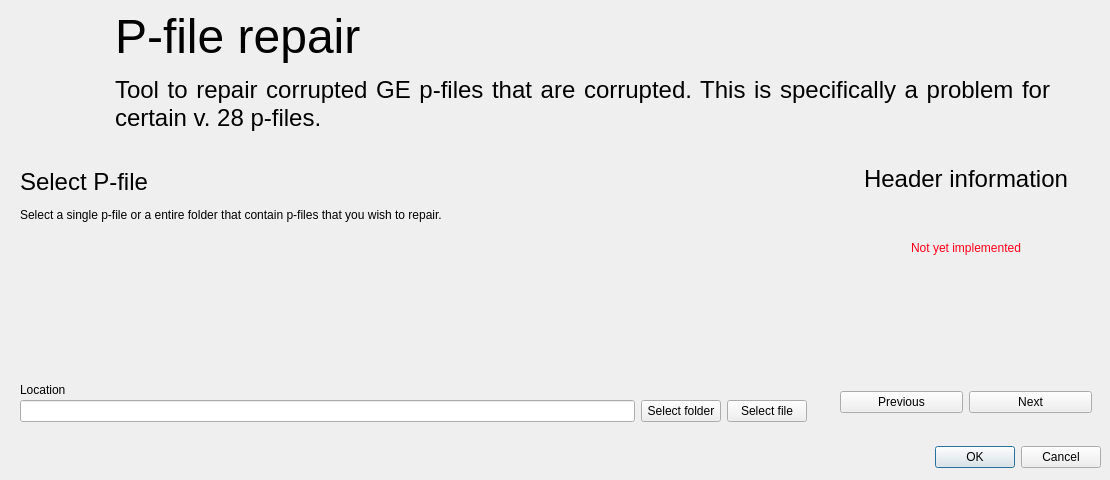
<?xml version="1.0" encoding="UTF-8"?>
<ui version="4.0">
 <class>MainWindow</class>
 <widget class="QMainWindow" name="MainWindow">
  <property name="geometry">
   <rect>
    <x>0</x>
    <y>0</y>
    <width>1110</width>
    <height>480</height>
   </rect>
  </property>
  <property name="windowTitle">
   <string>MainWindow</string>
  </property>
  <widget class="QWidget" name="centralwidget">
   <layout class="QVBoxLayout" name="verticalLayout_2">
    <property name="leftMargin">
     <number>0</number>
    </property>
    <property name="topMargin">
     <number>0</number>
    </property>
    <property name="rightMargin">
     <number>0</number>
    </property>
    <property name="bottomMargin">
     <number>0</number>
    </property>
    <item>
     <widget class="QFrame" name="sidebar_top">
      <property name="maximumSize">
       <size>
        <width>16777215</width>
        <height>16777215</height>
       </size>
      </property>
      <property name="autoFillBackground">
       <bool>false</bool>
      </property>
      <property name="frameShape">
       <enum>QFrame::NoFrame</enum>
      </property>
      <property name="frameShadow">
       <enum>QFrame::Raised</enum>
      </property>
      <layout class="QHBoxLayout" name="horizontalLayout">
       <property name="spacing">
        <number>15</number>
       </property>
       <property name="leftMargin">
        <number>20</number>
       </property>
       <property name="rightMargin">
        <number>60</number>
       </property>
       <item>
        <widget class="QLabel" name="img_logo">
         <property name="minimumSize">
          <size>
           <width>80</width>
           <height>80</height>
          </size>
         </property>
         <property name="maximumSize">
          <size>
           <width>80</width>
           <height>80</height>
          </size>
         </property>
         <property name="text">
          <string/>
         </property>
         <property name="pixmap">
          <pixmap resource="../graphics/icons.qrc">:/Logo/logo.png</pixmap>
         </property>
         <property name="scaledContents">
          <bool>true</bool>
         </property>
         <property name="wordWrap">
          <bool>false</bool>
         </property>
        </widget>
       </item>
       <item>
        <widget class="QLabel" name="label_title">
         <property name="sizePolicy">
          <sizepolicy hsizetype="Preferred" vsizetype="Preferred">
           <horstretch>0</horstretch>
           <verstretch>0</verstretch>
          </sizepolicy>
         </property>
         <property name="maximumSize">
          <size>
           <width>16777215</width>
           <height>16777215</height>
          </size>
         </property>
         <property name="text">
          <string>&lt;html&gt;&lt;head/&gt;&lt;body&gt;&lt;p&gt;&lt;span style=&quot; font-size:36pt;&quot;&gt;P-file repair&lt;/span&gt;&lt;/p&gt;&lt;p align=&quot;justify&quot;&gt;&lt;span style=&quot; font-size:18pt;&quot;&gt;Tool to repair corrupted GE p-files that are corrupted. This is specifically a problem for certain v. 28 p-files.&lt;/span&gt;&lt;/p&gt;&lt;/body&gt;&lt;/html&gt;</string>
         </property>
         <property name="textFormat">
          <enum>Qt::RichText</enum>
         </property>
         <property name="wordWrap">
          <bool>true</bool>
         </property>
        </widget>
       </item>
      </layout>
     </widget>
    </item>
    <item>
     <widget class="QFrame" name="content">
      <property name="frameShape">
       <enum>QFrame::NoFrame</enum>
      </property>
      <property name="frameShadow">
       <enum>QFrame::Raised</enum>
      </property>
      <layout class="QHBoxLayout" name="horizontalLayout_3">
       <property name="spacing">
        <number>15</number>
       </property>
       <property name="leftMargin">
        <number>20</number>
       </property>
       <item>
        <widget class="QFrame" name="frame_concent">
         <property name="frameShape">
          <enum>QFrame::NoFrame</enum>
         </property>
         <property name="frameShadow">
          <enum>QFrame::Raised</enum>
         </property>
         <layout class="QVBoxLayout" name="verticalLayout_3">
          <property name="spacing">
           <number>3</number>
          </property>
          <property name="leftMargin">
           <number>0</number>
          </property>
          <property name="topMargin">
           <number>12</number>
          </property>
          <property name="bottomMargin">
           <number>0</number>
          </property>
          <item>
           <widget class="QLabel" name="description_1">
            <property name="text">
             <string>&lt;html&gt;&lt;head/&gt;&lt;body&gt;&lt;p&gt;&lt;span style=&quot; font-size:18pt;&quot;&gt;Select P-file&lt;/span&gt;&lt;/p&gt;&lt;p&gt;Select a single p-file or a entire folder that contain p-files that you wish to repair.&lt;/p&gt;&lt;/body&gt;&lt;/html&gt;</string>
            </property>
           </widget>
          </item>
          <item>
           <spacer name="verticalSpacer_2">
            <property name="orientation">
             <enum>Qt::Vertical</enum>
            </property>
            <property name="sizeHint" stdset="0">
             <size>
              <width>20</width>
              <height>40</height>
             </size>
            </property>
           </spacer>
          </item>
          <item>
           <widget class="QLabel" name="description_3">
            <property name="text">
             <string>Location</string>
            </property>
           </widget>
          </item>
          <item>
           <widget class="QFrame" name="frame_folder_selection">
            <property name="minimumSize">
             <size>
              <width>0</width>
              <height>0</height>
             </size>
            </property>
            <property name="frameShape">
             <enum>QFrame::NoFrame</enum>
            </property>
            <property name="frameShadow">
             <enum>QFrame::Plain</enum>
            </property>
            <layout class="QHBoxLayout" name="horizontalLayout_5">
             <property name="leftMargin">
              <number>0</number>
             </property>
             <property name="topMargin">
              <number>0</number>
             </property>
             <property name="rightMargin">
              <number>0</number>
             </property>
             <property name="bottomMargin">
              <number>0</number>
             </property>
             <item>
              <widget class="QLineEdit" name="lineEdit_selection">
               <property name="readOnly">
                <bool>true</bool>
               </property>
               <property name="placeholderText">
                <string/>
               </property>
              </widget>
             </item>
             <item>
              <widget class="QPushButton" name="btn_select_folder">
               <property name="text">
                <string>Select folder</string>
               </property>
              </widget>
             </item>
             <item>
              <widget class="QPushButton" name="btn_select_file">
               <property name="text">
                <string>Select file</string>
               </property>
              </widget>
             </item>
            </layout>
           </widget>
          </item>
         </layout>
        </widget>
       </item>
       <item>
        <widget class="QCard" name="frame_header">
         <property name="minimumSize">
          <size>
           <width>270</width>
           <height>0</height>
          </size>
         </property>
         <property name="maximumSize">
          <size>
           <width>270</width>
           <height>16777215</height>
          </size>
         </property>
         <property name="frameShape">
          <enum>QFrame::NoFrame</enum>
         </property>
         <property name="frameShadow">
          <enum>QFrame::Raised</enum>
         </property>
         <layout class="QVBoxLayout" name="verticalLayout">
          <item>
           <widget class="QLabel" name="label">
            <property name="text">
             <string>&lt;html&gt;&lt;head/&gt;&lt;body&gt;&lt;p align=&quot;center&quot;&gt;&lt;span style=&quot; font-size:18pt;&quot;&gt;Header information&lt;/span&gt;&lt;/p&gt;&lt;/body&gt;&lt;/html&gt;</string>
            </property>
           </widget>
          </item>
          <item>
           <widget class="QStackedWidget" name="stackedWidget">
            <property name="currentIndex">
             <number>0</number>
            </property>
            <widget class="QWidget" name="page">
             <layout class="QVBoxLayout" name="verticalLayout_4">
              <item>
               <widget class="QLabel" name="label_4">
                <property name="text">
                 <string>&lt;html&gt;&lt;head/&gt;&lt;body&gt;&lt;p align=&quot;center&quot;&gt;&lt;span style=&quot; color:#ff0019;&quot;&gt;Not yet implemented&lt;/span&gt;&lt;/p&gt;&lt;/body&gt;&lt;/html&gt;</string>
                </property>
               </widget>
              </item>
              <item>
               <widget class="QLabel" name="label_2">
                <property name="text">
                 <string/>
                </property>
               </widget>
              </item>
             </layout>
            </widget>
            <widget class="QWidget" name="page_2">
             <layout class="QVBoxLayout" name="verticalLayout_5">
              <item>
               <widget class="QLabel" name="label_5">
                <property name="text">
                 <string>&lt;html&gt;&lt;head/&gt;&lt;body&gt;&lt;p align=&quot;center&quot;&gt;Not yet implemented&lt;/p&gt;&lt;/body&gt;&lt;/html&gt;</string>
                </property>
               </widget>
              </item>
              <item>
               <widget class="QLabel" name="label_3">
                <property name="text">
                 <string/>
                </property>
               </widget>
              </item>
             </layout>
            </widget>
           </widget>
          </item>
          <item>
           <layout class="QHBoxLayout" name="horizontalLayout_6">
            <item>
             <widget class="QPushButton" name="pushButton_2">
              <property name="text">
               <string>Previous</string>
              </property>
             </widget>
            </item>
            <item>
             <widget class="QPushButton" name="pushButton_3">
              <property name="text">
               <string>Next</string>
              </property>
             </widget>
            </item>
           </layout>
          </item>
         </layout>
        </widget>
       </item>
      </layout>
     </widget>
    </item>
    <item>
     <widget class="QFrame" name="sidebar_bottom">
      <property name="minimumSize">
       <size>
        <width>0</width>
        <height>0</height>
       </size>
      </property>
      <property name="maximumSize">
       <size>
        <width>16777215</width>
        <height>16777215</height>
       </size>
      </property>
      <property name="frameShape">
       <enum>QFrame::NoFrame</enum>
      </property>
      <property name="frameShadow">
       <enum>QFrame::Raised</enum>
      </property>
      <layout class="QHBoxLayout" name="horizontalLayout_4">
       <property name="bottomMargin">
        <number>12</number>
       </property>
       <item>
        <spacer name="horizontalSpacer">
         <property name="orientation">
          <enum>Qt::Horizontal</enum>
         </property>
         <property name="sizeHint" stdset="0">
          <size>
           <width>530</width>
           <height>20</height>
          </size>
         </property>
        </spacer>
       </item>
       <item>
        <widget class="QDialogButtonBox" name="btn_convert">
         <property name="sizePolicy">
          <sizepolicy hsizetype="Preferred" vsizetype="Preferred">
           <horstretch>0</horstretch>
           <verstretch>0</verstretch>
          </sizepolicy>
         </property>
         <property name="standardButtons">
          <set>QDialogButtonBox::Cancel|QDialogButtonBox::Ok</set>
         </property>
        </widget>
       </item>
      </layout>
     </widget>
    </item>
   </layout>
  </widget>
  <widget class="QMenuBar" name="menubar">
   <property name="geometry">
    <rect>
     <x>0</x>
     <y>0</y>
     <width>1110</width>
     <height>22</height>
    </rect>
   </property>
  </widget>
 </widget>
 <customwidgets>
  <customwidget>
   <class>QCard</class>
   <extends>QFrame</extends>
   <header>modules.property</header>
   <container>1</container>
  </customwidget>
 </customwidgets>
 <resources>
  <include location="../graphics/icons.qrc"/>
 </resources>
 <connections/>
</ui>
